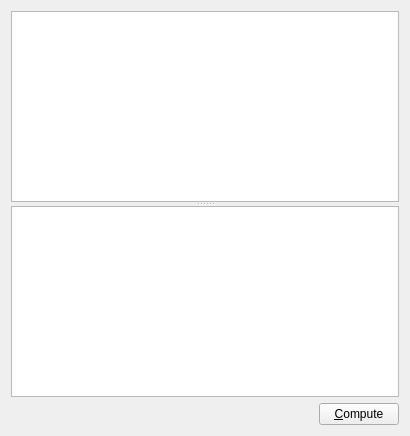
<?xml version="1.0" encoding="UTF-8"?>
<ui version="4.0">
 <class>CalculatorWidget</class>
 <widget class="QWidget" name="CalculatorWidget">
  <property name="geometry">
   <rect>
    <x>0</x>
    <y>0</y>
    <width>410</width>
    <height>436</height>
   </rect>
  </property>
  <property name="windowTitle">
   <string>Calculator</string>
  </property>
  <property name="autoFillBackground">
   <bool>true</bool>
  </property>
  <layout class="QGridLayout" name="gridLayout">
   <item row="0" column="0" colspan="2">
    <widget class="QSplitter" name="splitter">
     <property name="orientation">
      <enum>Qt::Vertical</enum>
     </property>
     <widget class="QTextEdit" name="txtHistory">
      <property name="font">
       <font>
        <family>DejaVu Sans Mono</family>
        <pointsize>10</pointsize>
       </font>
      </property>
      <property name="readOnly">
       <bool>true</bool>
      </property>
      <property name="textInteractionFlags">
       <set>Qt::TextSelectableByMouse</set>
      </property>
     </widget>
     <widget class="QTextEdit" name="txtExpression">
      <property name="sizePolicy">
       <sizepolicy hsizetype="Expanding" vsizetype="MinimumExpanding">
        <horstretch>0</horstretch>
        <verstretch>0</verstretch>
       </sizepolicy>
      </property>
      <property name="minimumSize">
       <size>
        <width>0</width>
        <height>100</height>
       </size>
      </property>
      <property name="maximumSize">
       <size>
        <width>16777215</width>
        <height>300</height>
       </size>
      </property>
      <property name="font">
       <font>
        <family>DejaVu Sans Mono</family>
        <pointsize>10</pointsize>
       </font>
      </property>
     </widget>
    </widget>
   </item>
   <item row="1" column="0">
    <spacer name="horizontalSpacer">
     <property name="orientation">
      <enum>Qt::Horizontal</enum>
     </property>
     <property name="sizeHint" stdset="0">
      <size>
       <width>303</width>
       <height>20</height>
      </size>
     </property>
    </spacer>
   </item>
   <item row="1" column="1">
    <widget class="QPushButton" name="cmdCompute">
     <property name="text">
      <string>&amp;Compute</string>
     </property>
    </widget>
   </item>
  </layout>
 </widget>
 <resources/>
 <connections/>
</ui>
